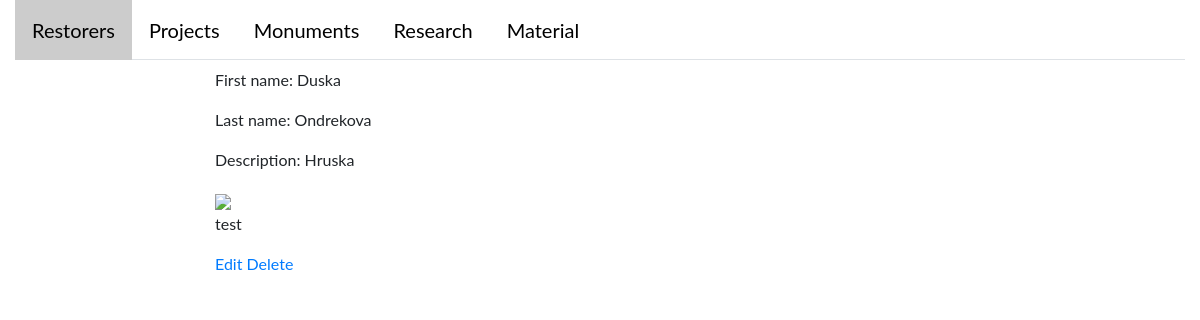
The page /restorer/details/4/ on the database its author committed.
### catalogWeb/models.py (models this page shows, shortened)
class Restorer(AlbumMixin, models.Model):
    first_name = models.CharField(max_length=45)
    last_name = models.CharField(max_length=45)
    description = models.CharField(max_length=200)
    album = models.OneToOneField('album.Album', null=True)

### catalogWeb/views/restorer.py (the view)
# urls.py: url(r'restorer/details/(?P<pk>[0-9]+)/$', views.restorer_detail, name='restorerDetail'),
def restorer_detail(request, pk):
    restorer = get_object_or_404(Restorer, pk=pk)
    album_html = album_show(restorer.album)
    context = {
        'restorer': restorer,
        'album_html': album_html,
        'tab_name': TAB_NAME,
        'redirect_to': request.GET.get('redirect_to'),
    }
    return render(request, 'catalogWeb/restorer/restorer_detail.html', context)

### album/views.py (called while the page is built)
def album_show(album, image_div_id="album", edit=False):
    if not album:  # if album is empty return None
        return None
    if image_div_id is None:
        image_div_id = 'album_id_%s' % album.id
    html_div_content = ['<div id = %s>' % image_div_id]
    for image in album.imageList.all():
        html_div_content.append('<p> %s </p>' % image.name)
        html_div_content.append('<figure>'
                                '<image src=%s><figcaption> %s </figcaption>'
                              '</figure>' % (image.image.url, 'test'))
    return '\n'.join(html_div_content)

### catalogWeb/templates/catalogWeb/restorer/restorer_detail.html (shortened to what this page needs)
{% extends "base_generic.html" %}
{% block content %}
    <p>First name: {{ restorer.first_name }}</p>
    <p>Last name: {{ restorer.last_name }}</p>
    <p>Description: {{ restorer.description }}</p>
    {{ album_html|safe }}
    <a href="{% url 'restorerUpdate' pk=restorer.id %}">Edit</a>
    <a href="{% url 'restorerDelete' pk=restorer.id %}">Delete</a>
{% endblock content %}

### catalogWeb/static/catalogWeb/css/mystyle.css (style rules this page uses)
body { font-family: "Lato", sans-serif; }

### rows shown on the page
Restorer: first_name "Duska", last_name "Ondrekova", description "Hruska"

### other values the page prints
{{ album_html|safe }} "test"
